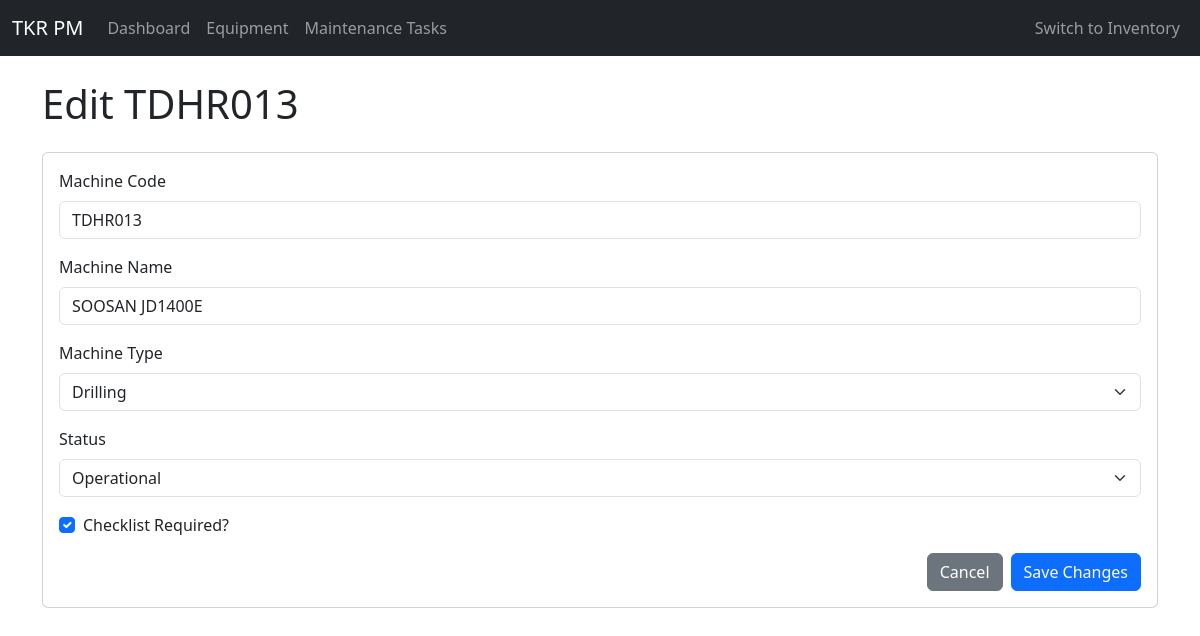
The app's page /planned-maintenance/equipment/edit/1 with its own data.
### app/models.py (models this page shows, shortened)
class Equipment(db.Model):
    id = db.Column(db.Integer, primary_key=True)
    code = db.Column(db.String(20), nullable=False, unique=True)
    name = db.Column(db.String(100), nullable=False)
    type = db.Column(db.String(50), nullable=False, index=True) # Added index
    checklist_required = db.Column(db.Boolean, default=False)
    status = db.Column(db.String(50), nullable=False, default='Operational', index=True)
    maintenance_tasks = db.relationship('MaintenanceTask', backref='equipment_ref', lazy='dynamic')
    job_cards = db.relationship('JobCard', backref='equipment_ref', lazy='dynamic')
    checklists = db.relationship('Checklist', backref='equipment_ref', lazy='dynamic')
    usage_logs = db.relationship('UsageLog', backref='equipment_ref', lazy='dynamic')
    plan_entries = db.relationship('MaintenancePlanEntry', backref='equipment', lazy='dynamic') # Added backref

### app/planned_maintenance/routes.py (the view, shortened to what this page needs)
@bp.route('/equipment/edit/<int:id>', methods=['GET', 'POST'])
def edit_equipment(id):
    equipment_to_edit = Equipment.query.get_or_404(id)
    return render_template('pm_edit_equipment.html',
                           title=f'Edit {equipment_to_edit.code}',
                           equipment=equipment_to_edit, # Pass the DB object
                           equipment_statuses=EQUIPMENT_STATUSES)

### app/planned_maintenance/templates/pm_edit_equipment.html (shortened to what this page needs)
{% extends "pm_base.html" %}
{% block content %}
<h1>{{ title }}</h1>
<div class="card card-body mt-4">
    <form method="POST" action="{{ url_for('planned_maintenance.edit_equipment', id=equipment.id) }}">
        <div class="mb-3">
            <label for="code" class="form-label">Machine Code</label>
            <input type="text" class="form-control" id="code" name="code" required value="{{ equipment.code or '' }}">
        </div>
        <div class="mb-3">
            <label for="name" class="form-label">Machine Name</label>
            <input type="text" class="form-control" id="name" name="name" required value="{{ equipment.name or '' }}">
        </div>
        <div class="mb-3">
            <label for="type" class="form-label">Machine Type</label>
            <select class="form-select" id="type" name="type" required>
                <option value="Drilling" {% if equipment.type == 'Drilling' %}selected{% endif %}>Drilling</option>
            </select>
        </div>
         <div class="mb-3">
            <label for="status" class="form-label">Status</label>
            <select class="form-select" id="status" name="status" required>
                 {% for stat in equipment_statuses %}
                 <option value="{{ stat }}" {% if equipment.status == stat %}selected{% endif %}>{{ stat }}</option>
                 {% endfor %}
            </select>
        </div>
        <div class="mb-3 form-check">
            <input type="checkbox" class="form-check-input" id="checklist_required" name="checklist_required" {% if equipment.checklist_required %}checked{% endif %}>
            <label class="form-check-label" for="checklist_required">Checklist Required?</label>
        </div>
        <div class="d-flex justify-content-end">
             <a href="{{ url_for('planned_maintenance.equipment_list') }}" class="btn btn-secondary me-2">Cancel</a>
             <button type="submit" class="btn btn-primary">Save Changes</button>
        </div>
    </form>
</div>
{% endblock %}

### records on screen
Equipment: code "TDHR013", name "SOOSAN JD1400E", type "Drilling", status "Operational", checklist_required "☑"

### other values on screen
{{ title }} "Edit TDHR013"
